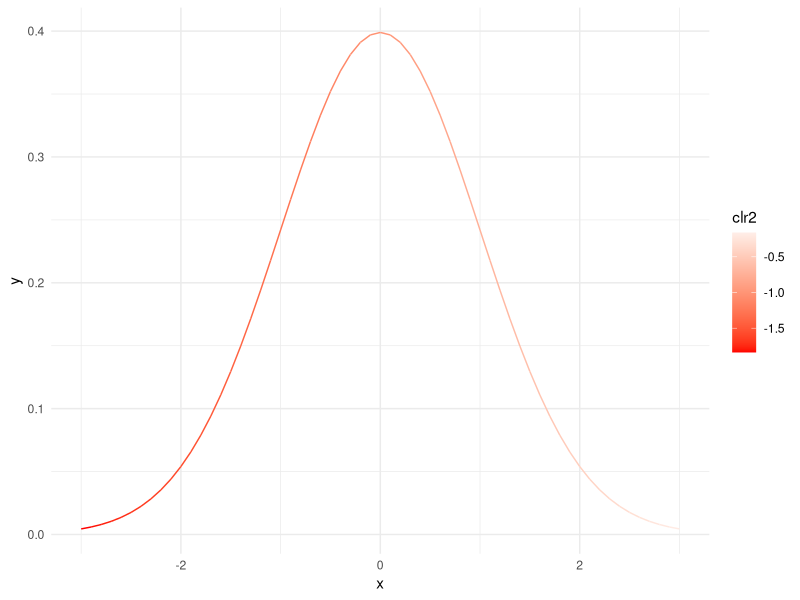
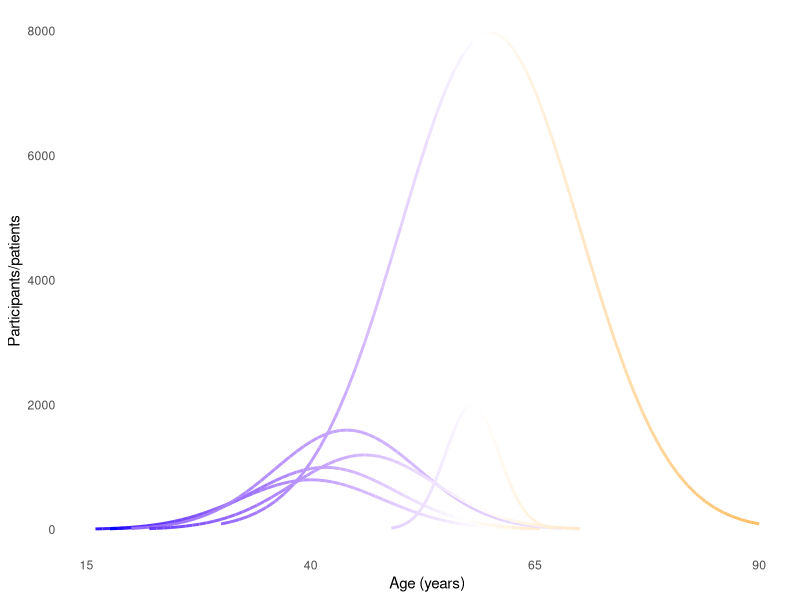
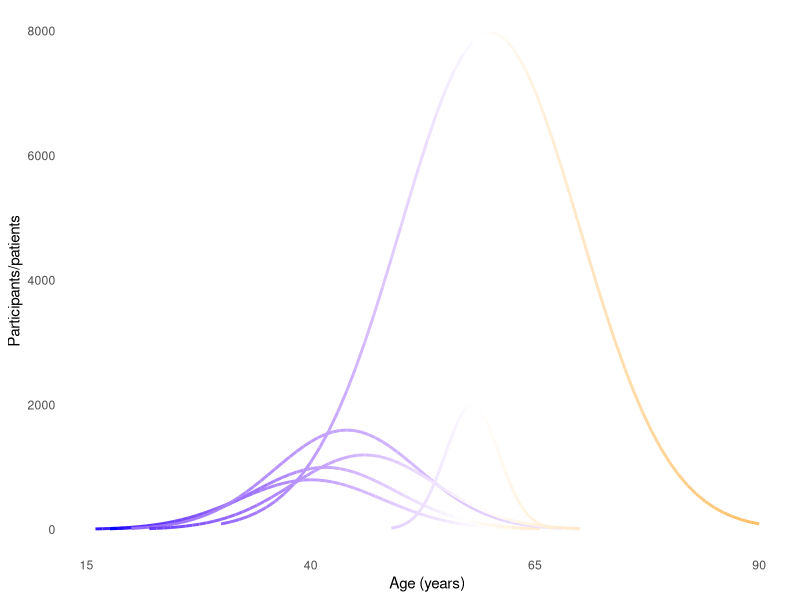

These charts were generated, in order, by the following R code:
library(tidyverse)
set.seed(1234)
MakeDf <- function(m, s, lo, hi){
  a <- seq(-3, 3, 0.1)
  b <- dnorm(a)
  ## transform
  a <- a*s
  a <- a + m
  mydf <- tibble(x = a, y = b)
  mydf <- mydf %>% 
    mutate(clr = seq(from = lo, to = hi, length.out = length(x)))
  mydf
}


mydf <- MakeDf(0, 1, -1, 0.1)

## I think that we want to model an interaction
MyInter <- function(x, multiple = 0.4) {
  -1 + x * (multiple + rnorm(1, mean = 0, sd = 0.1))
}
mydf <- mydf %>% 
  mutate(clr2 = MyInter(x))
mydf$clr %>% range
mydf$clr2 %>% range
a <- ggplot(mydf, aes(x = x, y = y, colour = clr2)) +
  geom_line() +
  scale_color_gradient2(midpoint = 0, low = "red", high = "blue") +
  theme_minimal()
a

# mydf1 <- mydf %>% 
#   mutate(x = x,
#          y = y * 0.2,
#          clr2 = MyInter(x))
# mydf2 <- mydf %>% 
#   mutate(x = x + 1,
#          y = y * 0.5,
#          clr2 = MyInter(x))

fivetrials <- pmap(list(
  c(0, 0.2, 0.5, 0.75, 6),
  c(0.2, 0.25, 0.4, 0.3, 0.5),
  c(0.8, 0.8, 0.8, 0.8, 0.3)), function(xs, ys, ss) {
                     mydf %>% 
                       mutate(x = x + xs,
                              y = y * ys,
                              x = x*ss,
                              clr2 = MyInter(x, 0.5))
                   })

names(fivetrials) <- seq_along(fivetrials)
fivetrials <- bind_rows(fivetrials, .id = "dataset") %>% 
  mutate(dataset = as.integer(dataset))
obs <- mydf %>% 
  mutate(x = x + 2,
         y = y * 2,
         clr2 = MyInter(x, multiple = 0.6),
         dataset = max(fivetrials$dataset) + 1)

tot <- bind_rows(fivetrials,
                 obs) 
a <- ggplot(tot, aes(x = x, y = y, colour = clr2, group = dataset)) +
  geom_line(linewidth = 1) +
  scale_color_gradient2(midpoint = 0, low = "blue", high = "orange",
                        guide = NULL) +
  theme_minimal() +
  theme(panel.grid = element_blank()) +
  # facet_wrap(~type, ncol = 1) +
  scale_y_continuous("Participants/patients", labels = function(x) round(10000*x)) +
  scale_x_continuous("Age (years)", labels = function(x) x*10 + 40) 
a
png("quickplot.png")
a
dev.off()
